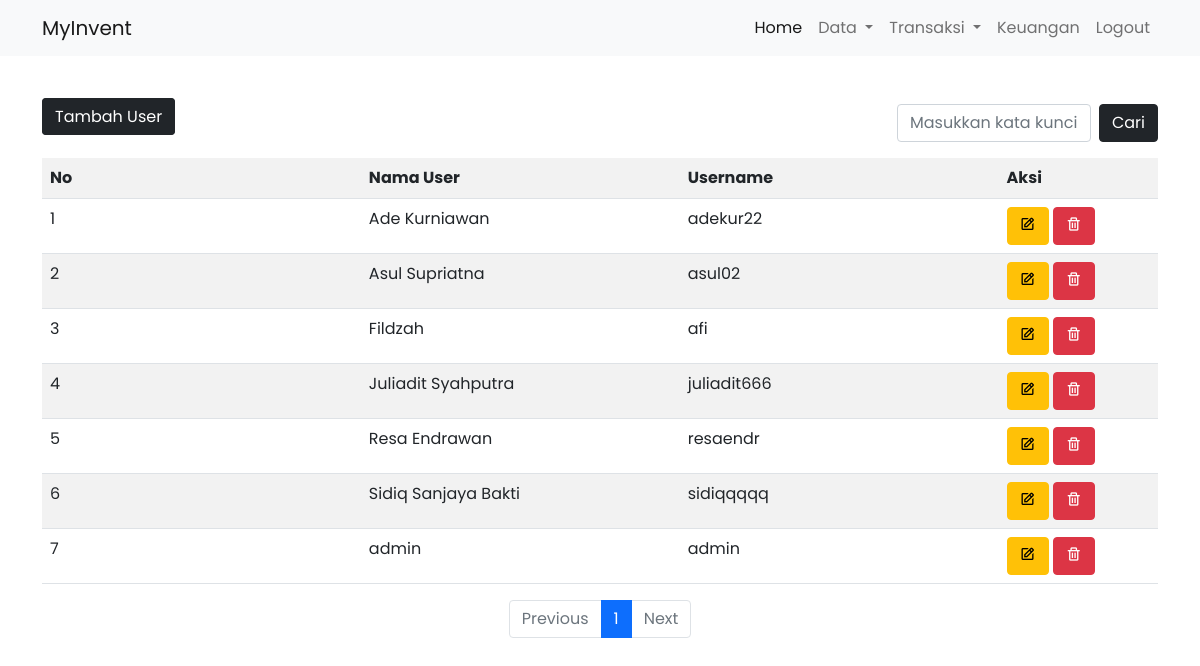
The app's page /user/index.php (signed in), older data.
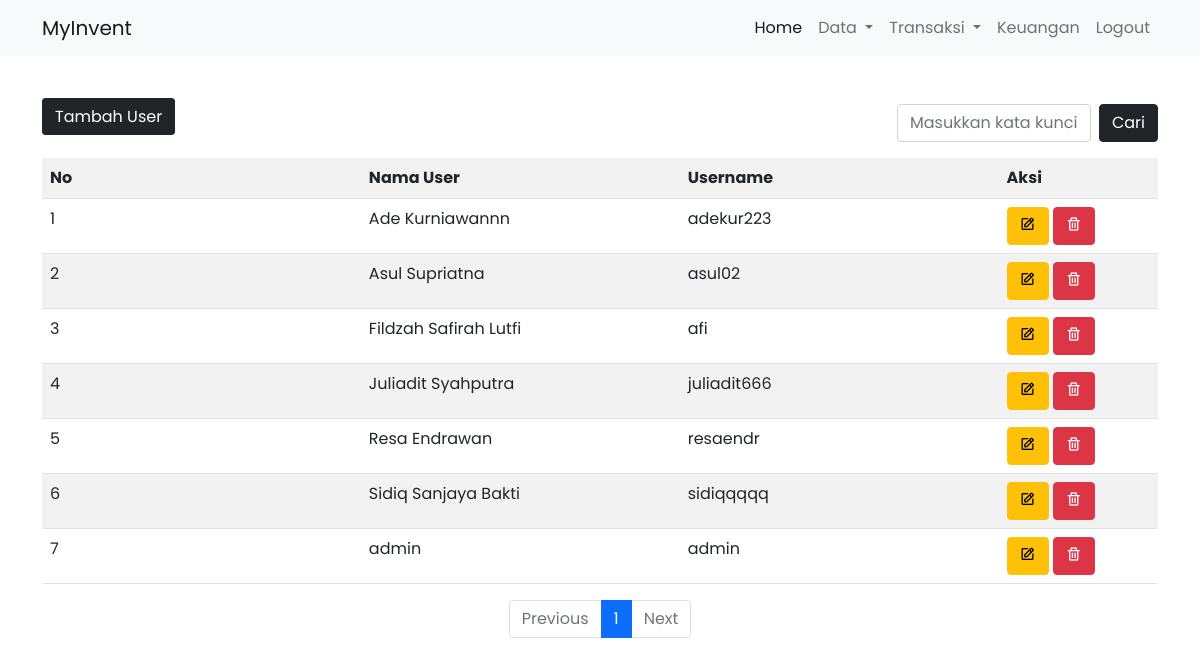
The same page, newer data.
### tables this page shows
CREATE TABLE `t_user` (
  `id_user` int(11) NOT NULL,
  `username` varchar(30) NOT NULL,
  `password` varchar(100) NOT NULL,
  `nama` varchar(24) NOT NULL
);

### includes/config.php (called while the page is built, shortened)
<?php
function dbConnect()
{
	$db = new mysqli("localhost", "root", "", "siabangade");
	return $db;
}
function getListUser($halaman_awal=Null, $batas=Null, $tipe="semua", $cari=Null)
{
	$db = dbConnect();
	if ($db->connect_errno == 0) {
		if ($tipe=="semua")
			$sql = "SELECT * FROM t_user ORDER BY nama ".(($halaman_awal==Null&&$batas==Null) ? "" : "limit $halaman_awal, $batas");
		else
			$sql = "SELECT * FROM t_user WHERE username like '%$cari%' OR nama like '%$cari%' ORDER BY nama ".(($halaman_awal==Null&&$batas==Null) ? "" : "limit $halaman_awal, $batas");
		$res = $db->query($sql);
		if ($res) {
			$data = $res->fetch_all(MYSQLI_ASSOC);
			return $data;
		} else
			return FALSE;
	} else
		return FALSE;
}
?>

### user/index.php (the view, shortened to what the changed rows need)
<?php
include '../includes/header.php';
include '../includes/config.php';
?>
<div class="container mt-3">
    <table class="table table-striped table-hover">
        <tr>
            <th class="col-md-2">No</th>
            <th class="col-md-2">Nama User</th>
            <th class="col-md-2">Username</th>
            <th class="col-md-1">Aksi</th>
        </tr>
        <?php
        if (!isset($_GET["dicari"])) {
            $tipe = "semua";
            $cari = Null;
        } else {
            $tipe = "cari";
            $cari = $_GET["dicari"];
            if ($cari == "")
                $tipe = "semua";
        }
        $batas = 10;
        $data_barang = getListUser(Null, Null, $tipe, $cari);
        $halaman = (isset($_GET['halaman'])) ? (int)$_GET['halaman'] : 1;
        $halaman_awal = ($halaman > 1) ? ($halaman * $batas) - $batas : 0;
        $dataUser = getListUser($halaman_awal, $batas, $tipe, $cari);
        $i = $halaman_awal + 1;
        foreach ($dataUser as $data) { ?>
            <tr>
                <td><?= $i; ?></td>
                <td><?= htmlspecialchars($data['nama']); ?></td>
                <td><?= htmlspecialchars($data['username']); ?></td>
                <td>
                    <a href="edit-user.php?id_user=<?php echo $data["id_user"]; ?>" class="btn btn-warning"><i class='bx bx-edit'></i></a>
                    <a href="hapus-user.php?id_user=<?php echo $data["id_user"]; ?>" onclick="return confirm('Apakah anda yakin ingin menghapus user ini?')" class="btn btn-danger"><i class='bx bx-trash'></i></a>
                </td>
            </tr>
        <?php $i++;
        } ?>
    </table>
</div>
<?php
include '../includes/footer.php';
?>

Row changes from the older to the newer data that the page shows:
changed t_user: nama "Ade Kurniawan" → "Ade Kurniawannn"; username "adekur22" → "adekur223"
changed t_user "afi": nama "Fildzah" → "Fildzah Safirah Lutfi"
